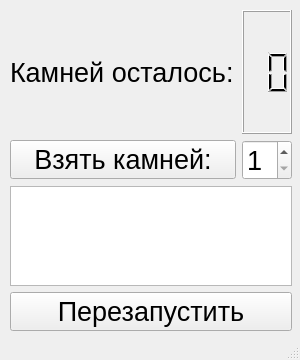
<?xml version="1.0" encoding="UTF-8"?>
<ui version="4.0">
 <class>MainWindow</class>
 <widget class="QMainWindow" name="MainWindow">
  <property name="geometry">
   <rect>
    <x>0</x>
    <y>0</y>
    <width>300</width>
    <height>360</height>
   </rect>
  </property>
  <property name="minimumSize">
   <size>
    <width>300</width>
    <height>360</height>
   </size>
  </property>
  <property name="maximumSize">
   <size>
    <width>300</width>
    <height>360</height>
   </size>
  </property>
  <property name="windowTitle">
   <string>Псевдоним</string>
  </property>
  <widget class="QWidget" name="centralwidget">
   <widget class="QWidget" name="verticalLayoutWidget">
    <property name="geometry">
     <rect>
      <x>10</x>
      <y>10</y>
      <width>282</width>
      <height>321</height>
     </rect>
    </property>
    <layout class="QVBoxLayout" name="verticalLayout">
     <item>
      <layout class="QHBoxLayout" name="horizontalLayout">
       <item>
        <widget class="QLabel" name="label">
         <property name="font">
          <font>
           <pointsize>20</pointsize>
          </font>
         </property>
         <property name="text">
          <string>Камней осталось:</string>
         </property>
        </widget>
       </item>
       <item>
        <widget class="QLCDNumber" name="lcdNumber">
         <property name="maximumSize">
          <size>
           <width>50</width>
           <height>10000</height>
          </size>
         </property>
         <property name="digitCount">
          <number>2</number>
         </property>
        </widget>
       </item>
      </layout>
     </item>
     <item>
      <layout class="QHBoxLayout" name="horizontalLayout_2">
       <item>
        <widget class="QPushButton" name="pushButton">
         <property name="font">
          <font>
           <pointsize>20</pointsize>
          </font>
         </property>
         <property name="text">
          <string>Взять камней:</string>
         </property>
        </widget>
       </item>
       <item>
        <widget class="QSpinBox" name="spinBox">
         <property name="maximumSize">
          <size>
           <width>50</width>
           <height>16777215</height>
          </size>
         </property>
         <property name="font">
          <font>
           <pointsize>20</pointsize>
          </font>
         </property>
         <property name="minimum">
          <number>1</number>
         </property>
         <property name="maximum">
          <number>3</number>
         </property>
        </widget>
       </item>
      </layout>
     </item>
     <item>
      <widget class="QListWidget" name="listWidget">
       <property name="maximumSize">
        <size>
         <width>16777215</width>
         <height>100</height>
        </size>
       </property>
      </widget>
     </item>
     <item>
      <widget class="QPushButton" name="pushButton_2">
       <property name="font">
        <font>
         <pointsize>20</pointsize>
        </font>
       </property>
       <property name="text">
        <string>Перезапустить</string>
       </property>
      </widget>
     </item>
    </layout>
   </widget>
  </widget>
  <widget class="QStatusBar" name="statusbar"/>
 </widget>
 <resources/>
 <connections/>
</ui>
